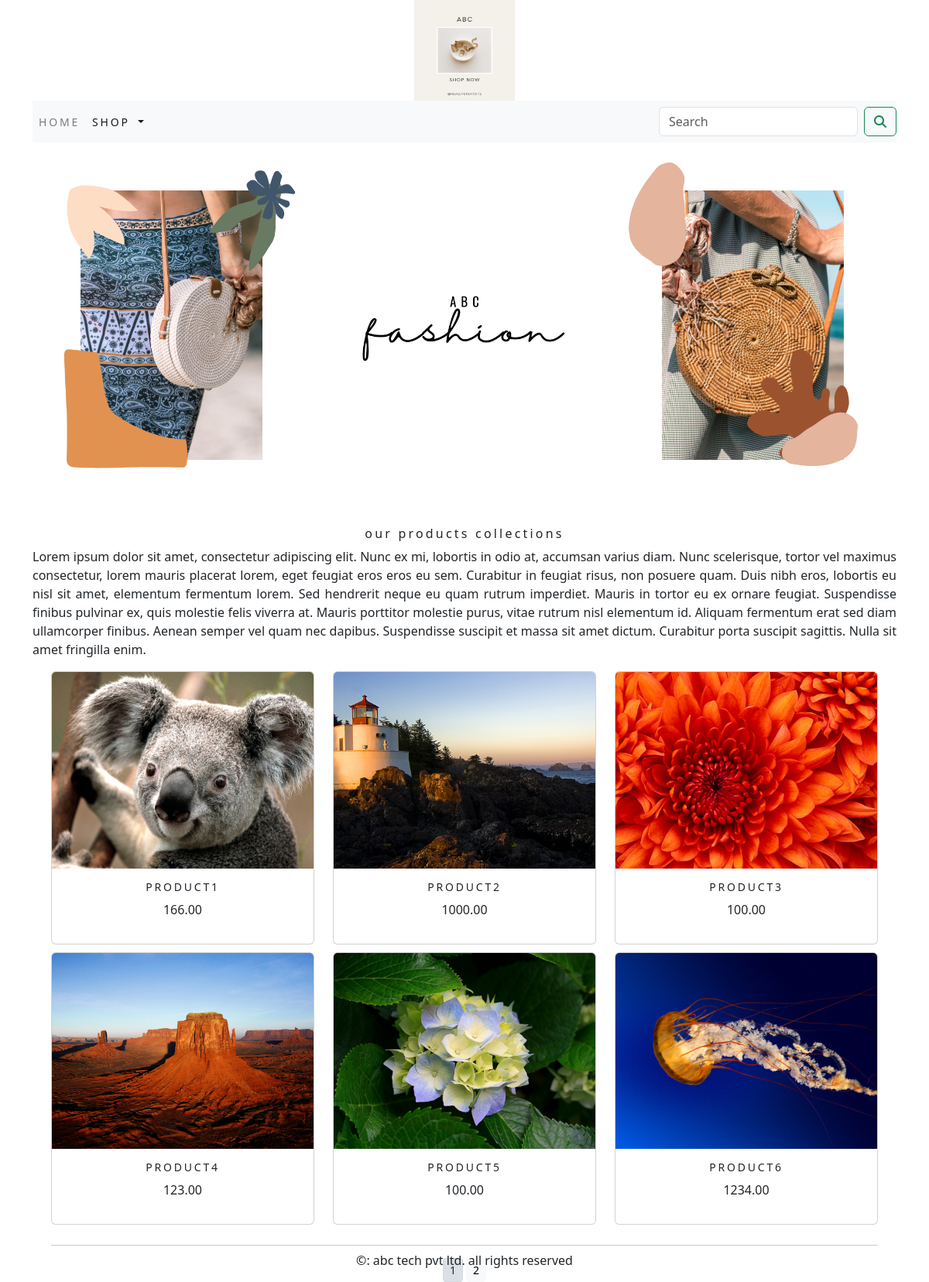
The app's page /shop/ with its own data.
### shop/models.py (models this page shows, shortened)
class Product(models.Model):
    name=models.CharField(max_length=250, unique=True)
    slug=models.SlugField(max_length=250, unique=True)
    description=models.TextField(blank=True)
    price=models.DecimalField(max_digits=10,decimal_places=2)
    category=models.ForeignKey(Category,on_delete=models.CASCADE)
    image=models.ImageField(upload_to='product',blank=True)
    stock=models.IntegerField()
    available=models.BooleanField(default=True)
    created=models.DateTimeField(auto_now_add=True)
    updated=models.DateTimeField(auto_now=True)
    def get_url(self):
        return reverse('shop:prodCatdetail',args=[self.category.slug,self.slug])
    class Meta:
         ordering=('name',)
         verbose_name='product'
         verbose_name_plural='products'

### shop/views.py (the view)
# urls.py: path('',views.allProdCat,name='allProdCat'),
def allProdCat(request,c_slug=None):
    c_page=None
    products_list=None
    if c_slug!=None:
        c_page=get_object_or_404(Category,slug=c_slug)
        products_list=Product.objects.all().filter(category=c_page,available=True)
    else:
        products_list=Product.objects.all().filter(available=True)
    paginator=Paginator(products_list,6)
    try:
        page=int(request.GET.get('page','1'))
    except:
        page=1
    try:
        products=paginator.page(page)
    except (EmptyPage,InvalidPage):
        products=paginator.page(paginator.num_pages)
    return render(request,"category.html",{'category':c_page,'products':products})

### cart/context_processors.py (called while the page is built)
def counter(request):
    item_count=0
    if 'admin' in request.path:
        return {}
    else:
        try:
            cart=Cart.objects.filter(cart_id=_cart_id(request))
            cart_items=CartItem.objects.all().filter(cart=cart[:1])
            for cart_item in cart_items:
                item_count += cart_item.quantity
        except cart.DoesNotExist:
            item_count =0
    return dict(item_count=item_count)

### cart/views.py (called while the page is built)
def _cart_id(request):
    cart=request.session.session_key
    if not cart:
        cart=request.session.create()
    return cart

### shop/context_processors.py (called while the page is built)
def menu_links(request):
    links=Category.objects.all()
    return dict(links=links)

### shop/models.py (called while the page is built)
    def get_url(self):
        return reverse('shop:products_by_category',args=[self.slug])

### templates/category.html (shortened to what this page needs)
{% extends 'base.html' %}
{% load static %}
{% block content %}
<div class="mx-auto">
  {% if category %}
  <img class="my_image"   src="{{category.image.url}}" alt="{{category.name}}">
</div>
<br>
<div>
  <h1 class="text-center my_title">{{category.name}}</h1>
  <p class="text-justify">{{category.description}}</p>
</div>
{% else %}
<div>
  <img class="my_image my_image_padding" src="{% static 'img/banner.png' %}" alt="our products" width="1300px">
</div>
<br>
<div>
  <h1 class="text-center my_title">our products collections</h1>
  <p class="text-justify">
Lorem ipsum dolor sit amet, consectetur adipiscing elit. Nunc ex mi, lobortis in odio at, accumsan varius diam. Nunc scelerisque, tortor vel maximus consectetur, lorem mauris placerat lorem, eget feugiat eros eros eu sem. Curabitur in feugiat risus, non posuere quam. Duis nibh eros, lobortis eu nisl sit amet, elementum fermentum lorem. Sed hendrerit neque eu quam rutrum imperdiet. Mauris in tortor eu ex ornare feugiat. Suspendisse finibus pulvinar ex, quis molestie felis viverra at. Mauris porttitor molestie purus, vitae rutrum nisl elementum id. Aliquam fermentum erat sed diam ullamcorper finibus. Aenean semper vel quam nec dapibus. Suspendisse suscipit et massa sit amet dictum. Curabitur porta suscipit sagittis. Nulla sit amet fringilla enim.</p>
</div>
{% endif %}
<div class="container">
  <div class="row mx-auto">
    {% for product in products.object_list %}
    <div class="my_bottom_margin col-9 col-sm-12 col-md-4  col-lg-4">
      <div class="card text-center" style="min-width:18rem;">
        <a href="{{product.get_url}}"><img  class="card-img-top my_image" src="{{product.image.url}}" alt="{{product.name}}"> </a>
        <div class="card-body">
          <h4>{{product.name}}</h4>
          <p>{{product.price}}</p>
        </div>
      </div>
    </div>
    {% endfor %}
    <div class="mx-auto">
      {% if products.paginator.num_pages > 1 %}
      <hr>
      <div class="text-center">
        {% for pg in products.paginator.page_range %}
        <a href="?page={{pg}}" class="btn btn-light btn-sm {% if products.number == pg %} active {% endif %}">{{pg}}</a>
        {% endfor %}
      </div>
      {% endif %}
    </div>
    <br>
  </div>
</div>
{% endblock %}

### templates/base.html (shortened to what this page needs)
{% load static %}
<!DOCTYPE html>
<html lang="en">
<head>
    <link rel="stylesheet" href="{% static 'css/custom.css' %}">
        <link rel="stylesheet" href="{% static 'css/bootstrap.min.css' %}">
    <link href="https://cdn.jsdelivr.net/npm/bootstrap@5.3.0-alpha3/dist/css/bootstrap.min.css" rel="stylesheet">
</head>
<body>
<div class="container">
{% include 'header.html' %}
{% include 'navbar.html' %}
{% block content %}
{% endblock %}
    </div>
{% include 'footer.html' %}
</body>
</html>

### templates/header.html
{% load static %}
<header>
    <center>
        <a href="{% url 'shop:allProdCat' %}"> </a> <img src="{% static 'img/logo.png' %}" alt="logoimage" width="130px" height="130px">
    </center>
</header>

### templates/navbar.html (shortened to what this page needs)
<nav class="navbar navbar-expand-lg navbar-light bg-light">
  <div class="collapse navbar-collapse" id="navbarSupportedContent">
    <ul class="navbar-nav mr-auto">
      <li class="nav-item">
        <a class="nav-link" href="#">home</a>
      </li>
      <li class="nav-item dropdown {% if 'shop' in request.path %} active {% endif %} ">
        <a class="nav-link dropdown-toggle" href="" role="button" data-toggle="dropdown" aria-expanded="false">
          shop
        </a>
      </li>
    </ul>
    <form class="form-inline my-2 my-lg-0" action="{% url 'search_app:searchresult' %}" method="get">
      <input class="form-control mr-sm-2" type="search" placeholder="Search" name="q" aria-label="Search">
      <button class="btn btn-outline-success my-2 my-sm-0" type="submit"><i class="fa fa-search"></i></button>
    </form>
  </div>
</nav>

### templates/footer.html
<div   class="fixed-bottom">
  <P class="text-center">&copy: abc tech pvt ltd. all rights reserved</P>
</div>

### static/css/custom.css (style rules this page uses)
.nav-item { letter-spacing:.2em; font-size:14px; text-transform:uppercase; }
.my_image { width:100%; height:auto; }
.my_title { font-size:16px; text_transform:uppercase; letter-spacing:.2em }
.my_image_padding { padding:5px; }
.my_bottom_margin { margin-bottom:10px; }
.card-body h4 { font-size:14px; text-transform:uppercase; letter-spacing:.2em; }
,custom_a { text-decoration:none; }

### records on screen
Product: image (picture), name "PRODUCT1", price "166.00"
Product: image (picture), name "PRODUCT2", price "1000.00"
Product: image (picture), name "PRODUCT3", price "100.00"
Product: image (picture), name "PRODUCT4", price "123.00"
Product: image (picture), name "PRODUCT5", price "100.00"
Product: image (picture), name "PRODUCT6", price "1234.00"

### other values on screen
{{ pg }} "1" "2"
